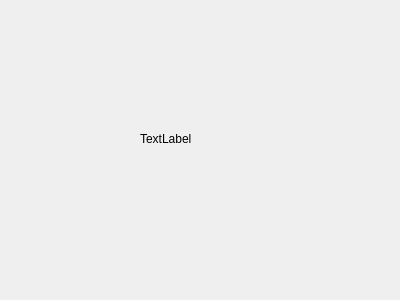
<?xml version="1.0" encoding="UTF-8"?>
<ui version="4.0">
 <class>Dialog</class>
 <widget class="QDialog" name="Dialog">
  <property name="geometry">
   <rect>
    <x>0</x>
    <y>0</y>
    <width>400</width>
    <height>300</height>
   </rect>
  </property>
  <property name="windowTitle">
   <string>Dialog</string>
  </property>
  <widget class="QLabel" name="label">
   <property name="geometry">
    <rect>
     <x>140</x>
     <y>130</y>
     <width>67</width>
     <height>17</height>
    </rect>
   </property>
   <property name="text">
    <string>TextLabel</string>
   </property>
  </widget>
 </widget>
 <resources/>
 <connections/>
</ui>
